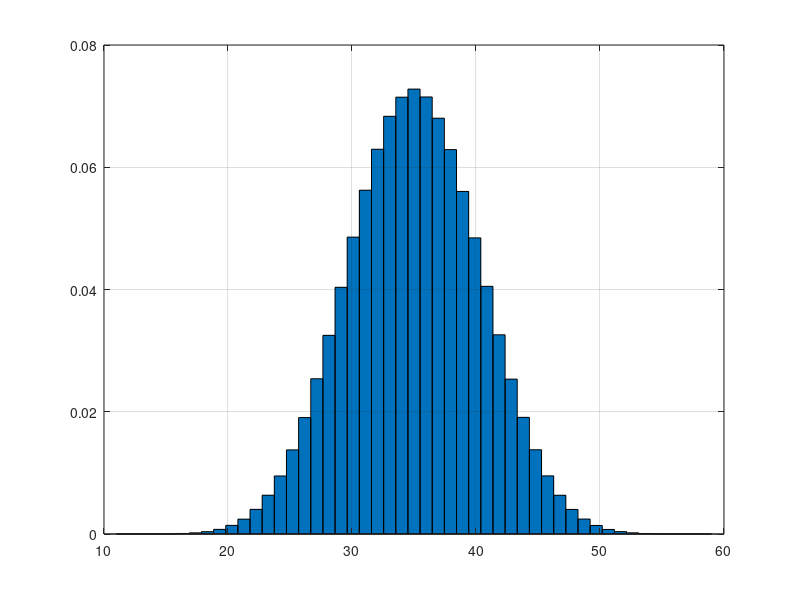

Reproduce this figure in MATLAB.
numberOfRolls = 1e7;
numberOfPairsOfDice = 5;
randomIntegers = randi(6, [numberOfRolls, numberOfPairsOfDice * 2]);
SumOf5PairsOfDice = sum(randomIntegers, 2); % Sum across columns
minSum = min(SumOf5PairsOfDice)
maxSum = max(SumOf5PairsOfDice)
numberOfBins = maxSum - minSum + 1
[counts binCenters] = hist(SumOf5PairsOfDice, numberOfBins); % No loop over i needed.
counts = counts / sum(counts);
bar(binCenters, counts, 'BarWidth', 1);
grid on;
% Enlarge figure to full screen.
set(gcf, 'units','normalized','outerposition',[0 0 1 1]);